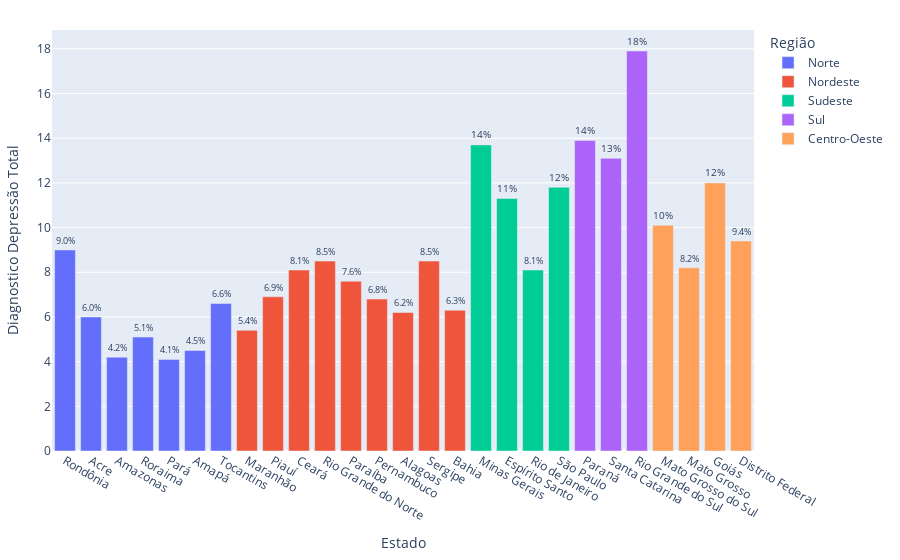

Here is the notebook cell this chart was saved with:
### Code cell
fig = px.bar(tab_sexo, x='Estado',y='Diagnostico Depressão Total',color='Região',text="Diagnostico Depressão Total")
fig.update_layout(margin=dict(l=20, r=20, t=30, b=20))
fig.update_traces(texttemplate='%{text:.2s}%', textposition='outside')
fig.show()

### Figure 1 — Plotly figure (JSON) as saved in the notebook; plotly's stock layout.template omitted (floating-point values rounded to 4 significant figures)
{"data": [{"alignmentgroup": "True", "hovertemplate": "Região=Norte<br>Estado=%{x}<br>Diagnostico Depressão Total=%{text}<extra></extra>", "legendgroup": "Norte", "marker": {"color": "#636efa", "pattern": {"shape": ""}}, "name": "Norte", "offsetgroup": "Norte", "orientation": "v", "showlegend": true, "text": [9, 6, 4.2, 5.1, 4.1, 4.5, 6.6], "textposition": "outside", "texttemplate": "%{text:.2s}%", "type": "bar", "x": ["Rondônia", "Acre", "Amazonas", "Roraima", "Pará", "Amapá", "Tocantins"], "xaxis": "x", "y": [9, 6, 4.2, 5.1, 4.1, 4.5, 6.6], "yaxis": "y"}, {"alignmentgroup": "True", "hovertemplate": "Região=Nordeste<br>Estado=%{x}<br>Diagnostico Depressão Total=%{text}<extra></extra>", "legendgroup": "Nordeste", "marker": {"color": "#EF553B", "pattern": {"shape": ""}}, "name": "Nordeste", "offsetgroup": "Nordeste", "orientation": "v", "showlegend": true, "text": [5.4, 6.9, 8.1, 8.5, 7.6, 6.8, 6.2, 8.5, 6.3], "textposition": "outside", "texttemplate": "%{text:.2s}%", "type": "bar", "x": ["Maranhão", "Piauí", "Ceará", "Rio Grande do Norte", "Paraíba", "Pernambuco", "Alagoas", "Sergipe", "Bahia"], "xaxis": "x", "y": [5.4, 6.9, 8.1, 8.5, 7.6, 6.8, 6.2, 8.5, 6.3], "yaxis": "y"}, {"alignmentgroup": "True", "hovertemplate": "Região=Sudeste<br>Estado=%{x}<br>Diagnostico Depressão Total=%{text}<extra></extra>", "legendgroup": "Sudeste", "marker": {"color": "#00cc96", "pattern": {"shape": ""}}, "name": "Sudeste", "offsetgroup": "Sudeste", "orientation": "v", "showlegend": true, "text": [13.7, 11.3, 8.1, 11.8], "textposition": "outside", "texttemplate": "%{text:.2s}%", "type": "bar", "x": ["Minas Gerais", "Espírito Santo", "Rio de Janeiro", "São Paulo"], "xaxis": "x", "y": [13.7, 11.3, 8.1, 11.8], "yaxis": "y"}, {"alignmentgroup": "True", "hovertemplate": "Região=Sul<br>Estado=%{x}<br>Diagnostico Depressão Total=%{text}<extra></extra>", "legendgroup": "Sul", "marker": {"color": "#ab63fa", "pattern": {"shape": ""}}, "name": "Sul", "offsetgroup": "Sul", "orientation": "v", "showlegend": true, "text": [13.9, 13.1, 17.9], "textposition": "outside", "texttemplate": "%{text:.2s}%", "type": "bar", "x": ["Paraná", "Santa Catarina", "Rio Grande do Sul"], "xaxis": "x", "y": [13.9, 13.1, 17.9], "yaxis": "y"}, {"alignmentgroup": "True", "hovertemplate": "Região=Centro-Oeste<br>Estado=%{x}<br>Diagnostico Depressão Total=%{text}<extra></extra>", "legendgroup": "Centro-Oeste", "marker": {"color": "#FFA15A", "pattern": {"shape": ""}}, "name": "Centro-Oeste", "offsetgroup": "Centro-Oeste", "orientation": "v", "showlegend": true, "text": [10.1, 8.2, 12, 9.4], "textposition": "outside", "texttemplate": "%{text:.2s}%", "type": "bar", "x": ["Mato Grosso do Sul", "Mato Grosso", "Goiás", "Distrito Federal"], "xaxis": "x", "y": [10.1, 8.2, 12, 9.4], "yaxis": "y"}], "layout": {"barmode": "relative", "legend": {"title": {"text": "Região"}, "tracegroupgap": 0}, "margin": {"b": 20, "l": 20, "r": 20, "t": 30}, "xaxis": {"anchor": "y", "domain": [0, 1], "title": {"text": "Estado"}}, "yaxis": {"anchor": "x", "domain": [0, 1], "title": {"text": "Diagnostico Depressão Total"}}}}
